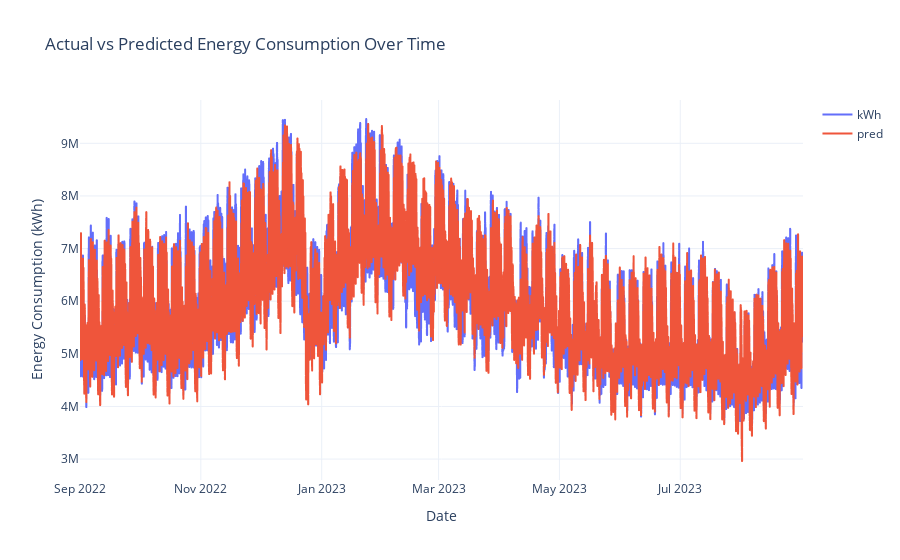

Write notebook code for a chart like this one.
### Code cell
# Create the figure with step lines for both actual and predicted values
fig = px.line(
    y_preds_val.reset_index(),
    x="datetime",
    y=["kWh", "pred"],
    labels={
        "datetime": "Date",
        "value": "Energy Consumption (kWh)",
        "variable": "Series",
    },
    title="Actual vs Predicted Energy Consumption Over Time",
    line_shape="hv",  # Set line shape to horizontal-vertical for step chart
)

# Customize the layout
fig.update_layout(
    template="plotly_white",
    legend=dict(title=""),
    xaxis_title="Date",
    yaxis_title="Energy Consumption (kWh)",
)

# Show the figure
fig.show()

### Figure 1 — Plotly figure (JSON) as saved in the notebook; plotly's stock layout.template omitted (floating-point values rounded to 4 significant figures; data arrays with more than 128 entries replaced by an {"elided": "..."} marker saying what was removed)
{"data": [{"hovertemplate": "Series=kWh<br>Date=%{x}<br>Energy Consumption (kWh)=%{y}<extra></extra>", "legendgroup": "kWh", "line": {"color": "#636efa", "dash": "solid", "shape": "hv"}, "marker": {"symbol": "circle"}, "mode": "lines", "name": "kWh", "showlegend": true, "type": "scattergl", "x": {"elided": "8760 str values"}, "xaxis": "x", "y": {"elided": "8760 float values"}, "yaxis": "y"}, {"hovertemplate": "Series=pred<br>Date=%{x}<br>Energy Consumption (kWh)=%{y}<extra></extra>", "legendgroup": "pred", "line": {"color": "#EF553B", "dash": "solid", "shape": "hv"}, "marker": {"symbol": "circle"}, "mode": "lines", "name": "pred", "showlegend": true, "type": "scattergl", "x": {"elided": "8760 str values"}, "xaxis": "x", "y": {"elided": "8760 float values"}, "yaxis": "y"}], "layout": {"legend": {"title": {"text": ""}, "tracegroupgap": 0}, "title": {"text": "Actual vs Predicted Energy Consumption Over Time"}, "xaxis": {"anchor": "y", "domain": [0, 1], "title": {"text": "Date"}}, "yaxis": {"anchor": "x", "domain": [0, 1], "title": {"text": "Energy Consumption (kWh)"}}}}
